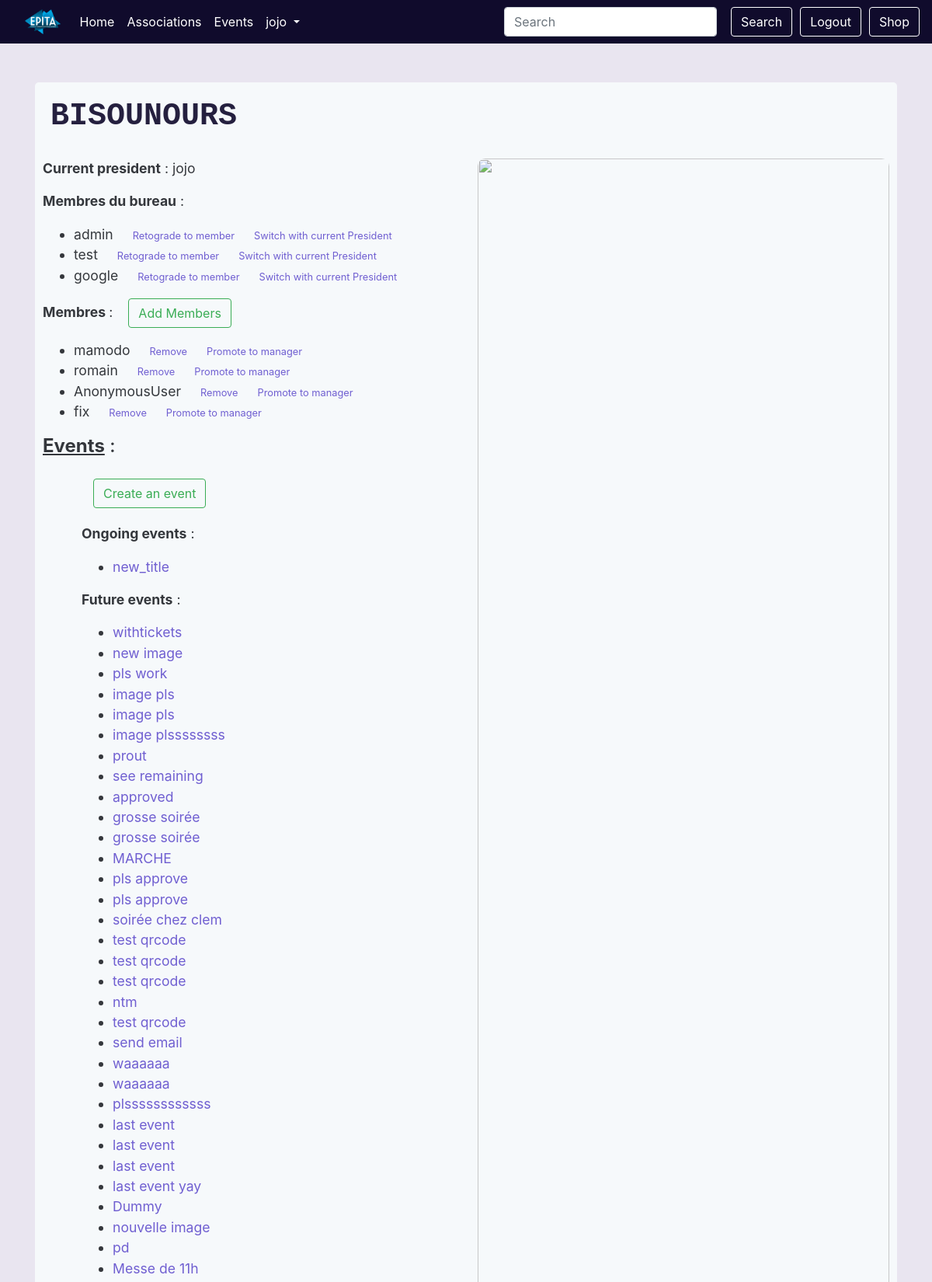
The app's page /assos/1 (signed in, upper part) with its own data.
### event/models.py (models this page shows, shortened)
class Association(models.Model):
    name = models.CharField(_("Name"), max_length=64, unique=True,
                            validators=[UnicodeValidator()],
                            help_text=_("64 characters max"))
    url = models.URLField(_("Association's website"), null=True, blank=True,
                          help_text=_("If your association has its own website"))
    class Meta:
        verbose_name = _("Association")
        verbose_name_plural = _("Associations")
        permissions = (
            ('create_event', 'User can create an event'),
            ('manage_member', 'User can add and remove a member'),
            ('choose_staff', 'User can choose staff'),
            ('manage_manager', 'User can add and remove managers'),
            ('modify_event', 'User can modify an event'),
            ('remove_event', 'User can delete an event'),
            ('make_event_cancelable', 'User can cancel an event'),
            ('validate_event',
             'User can validate event and make it available for approval')
        )
    def get_absolute_url(self):
        return reverse('event:asso_detail', kwargs={'pk': self.id})

class President(models.Model):
    user = models.ForeignKey(User, on_delete=models.CASCADE)
    assos_id = models.OneToOneField(Association, on_delete=models.CASCADE,
                                    related_name='president')
    manager = CompositeOneToOneField(Manager, on_delete=models.CASCADE,
                                     to_fields={"assos_id", "user"})
    class Meta:
        verbose_name = _("President")
        verbose_name_plural = _("Presidents")

class Manager(models.Model):
    user = models.ForeignKey(User, on_delete=models.CASCADE,
                             related_name="managerships")
    assos_id = models.ForeignKey(Association, on_delete=models.CASCADE,
                                 related_name='managers')
    member = CompositeOneToOneField(Member, on_delete=models.CASCADE,
                                    to_fields={"assos_id", "user"})
    class Meta:
        verbose_name = _("Member of the Bureau")
        verbose_name_plural = _("Members of the Bureau")

class Member(models.Model):
    assos_id = models.ForeignKey(Association, related_name='members',
                                 on_delete=models.CASCADE)
    user = models.ForeignKey(User, related_name='memberships',
                             on_delete=models.CASCADE)
    class Meta:
        verbose_name = _("Member")
        verbose_name_plural = _("Members")
        unique_together = ('assos_id', 'user')

class Event(models.Model):
    PENDING = 'P'
    APPROVED = 'A'
    VALIDATED = 'V'
    REFUSED = 'R'
    CANCELABLE = 'c'
    CANCELED = 'C'
    EVENT_STATE_CHOICES = (
        (PENDING, _("Pending")),
        (APPROVED, _("Approved")),
        (REFUSED, _("Refused")),
        (CANCELED, _("Canceled")),
        (CANCELABLE, _("Canceled by the president")),
        (VALIDATED, _("Validated by the president")),
    )
    title = models.CharField(_("Title of the event"), max_length=64,
                             validators=[UnicodeValidator()],
                             help_text=_("max 64 characters"))
    event_state = models.CharField(_("State of the event"), max_length=1,
                                   choices=EVENT_STATE_CHOICES,
                                   default=PENDING)
    start = models.DateTimeField(_("Start date and time"))
    end = models.DateTimeField(_("End date and time"))
    ticket_deadline = models.DateTimeField(_("Deadline to buy tickets"),
                                           null=True, blank=True,
                                           help_text=_("if left empty, it is equal to start"))
    assos_id = models.ForeignKey(Association, on_delete=models.CASCADE,
                                 related_name='events')
    address_id = AddressField(on_delete=models.PROTECT)
    premium_flag = models.BooleanField(_("Premium"), default=False,
                                       help_text=_("Will be make it visible on the home page"))
    image = models.ImageField(_("Event's cover image"),
                              default='event_pics/default.jpg',
                              upload_to=get_upload_path_event)
    see_remaining = models.BooleanField(_("See remaining tickets"),
                                        default=False,
                                        help_text=_("if set to True, users will be able to see the remaining tickets on the event's page"))
    class Meta:
        verbose_name = (_("Event"))
        verbose_name_plural = (_("Events"))
        permissions = (
            ('access_dashboard', 'User can access this event\'s dashboard'),
            ('approve_event', 'User can approve of the event'),
            ('choose_premium', 'User can make an event premium or not'),
            ('cancel_event', 'User can cancel the event'),
        )
    def get_absolute_url(self):
        return reverse('event:event_detail', kwargs={'pk': self.id})

### event/views.py (the view, shortened to what this page needs)
# urls.py: path('assos/<int:pk>', views.AssosDetailView.as_view(), name='asso_detail'),
class AssosDetailView(generic.DetailView, generic.edit.FormMixin):
    model = Association
    template_name = 'assos_detail.html'
    form_class = AddMemberForm
    def get_form_kwargs(self):
        kwargs = super(AssosDetailView, self).get_form_kwargs()
        kwargs.update({'user': self.request.user, 'asso' : self.get_object()})
        return kwargs
    def get_context_data(self, **kwargs):
        context = super().get_context_data(**kwargs)
        assos = self.get_object()
        try:
            president = assos.president
        except President.DoesNotExist:
            president = None
        context['president'] = president
        president = User.objects.none() if president is None else [president.user]
        managers = assos.managers.all().exclude(user__in=president)
        context['managers'] = managers
        managers = managers.values_list('user', flat=True)
        members = assos.members.all().exclude(user__in=managers).exclude(user__in=president)
        context['members'] = members
        events = assos.events.all()
        now = timezone.now()
        context['future_events'] = events.filter(start__gt=now)
        context['ongoing_events'] = events.filter(start__lte=now, end__gt=now)
        context['form'] = self.get_form()
        return context

### event/forms.py (shortened to what this page needs)
class AddMemberForm(forms.Form):
        def __init__(self, *args, **kwargs):
            self.asso = kwargs.pop('asso')
            self.user = kwargs.pop('user')
            super(AddMemberForm,self).__init__(*args,**kwargs)
            unwanted = self.asso.members.all().values_list('user', flat=True)
            self.fields['users'].queryset = User.objects.all().exclude(id__in=unwanted).order_by('username')
        users = forms.ModelMultipleChoiceField(label=_("Members to add"),
        queryset=User.objects.none(),
        widget=forms.SelectMultiple(attrs={"class" : "form-control select-multiple"}),
        required=False)

### shop/cart.py (called while the page is built)
def _cart_id(request):
    if 'cart_id' not in request.session:
        request.session['cart_id'] = _generate_cart_id()
    return request.session['cart_id']

def _generate_cart_id():
    import string, random
    return ''.join([random.choice(string.ascii_letters + string.digits) for _ in range(50)])

def get_all_cart_items(request):
    return CartItem.objects.filter(cart_id = _cart_id(request))

def item_count(request):
    return get_all_cart_items(request).count()

### shop/context_processor.py (called while the page is built)
def cart_item_count(request):
    item_count = cart.item_count(request)
    return {'cart_item_count' : item_count }

### templates/assos_detail.html (shortened to what this page needs)
{% extends "base.html" %}
{% load static %}
{% load guardian_tags %}
{%block content %}
    <div style="font-size:1.1rem;"class="container basic-block">
        <h1 style="font-family:'Courier New', Courier, monospace; font-weight:bolder; color:#100b2c; text-transform: uppercase; margin:10px; margin-bottom: 30px;">{{object.name}}</h1>
        {% if president %}
        <div class="row">
            <article class="col-xs-4 col-sm-4 col-md-4 col-lg-6">
                <p><b>Current president</b> : {{president.user.username}}</p>
                {% else %}
                <p><b>President</b> : Anonymous</p>
                {% endif %}
                <p><b>Membres du bureau</b> :</p>
                <ul style="">
                    {% for manager in managers %}
                    <li>{{manager.user.username}}
                    {% if "manage_manager" in assos_perms or perms.event.manage_manager %}
                        <a style="margin-left:20px; color:#6351ce; font-size:0.8rem;" class="confirm" href="{% url 'event:delete_manager' asso_pk=object.pk pk=manager.pk %}">Retograde to member</a>
                        {% endif %}
                        {% if perms.event.add_president %}
                        <a style="margin-left:20px; color:#6351ce; font-size:0.8rem;" class="confirm" href="{% url 'event:add_president' manager.pk %}">Switch with current President</a>
                    {% endif %}
                    </li>
                    {% endfor %}
                </ul>
                {% if "manage_member" in assos_perms or perms.event.manage_member %}
                <p><b>Membres </b> :<button style="margin-left:20px;" class="btn btn-outline-success" onclick="display('add_members')">Add Members</button></p>
                {% endif %}
                <ul>
                    {% for member in members %}
                        <li>{{member.user.username}}
                        {% if "manage_member" in assos_perms or perms.event.manage_member %}
                            <a style="margin-left:20px; color:#6351ce; font-size:0.8rem;" class="confirm" href="{% url 'event:delete_member' asso_pk=object.pk pk=member.pk %}">Remove</a>
                        {% endif %}
                        {% if "manage_manager" in assos_perms or perms.event.manage_manger %}
                            <a style="margin-left:20px; color:#6351ce; font-size: 0.8rem;" class="confirm" href="{% url 'event:add_manager' pk=member.pk asso_pk=object.pk %}">Promote to manager</a>
                        {% endif %}
                        </li>
                    {% endfor %}
                </ul>
                <h4><b style="text-decoration: underline;">Events</b> :</h4>
                <div style="margin-left:50px;">
                    {% if "create_event" in assos_perms or perms.event.create_event %}
                    <a style="margin:15px;" href="{% url 'event:event_creation' asso=object.pk%}">
                    <button style="margin-top:20px;" class="btn btn-outline-success">Create an event</button>
                    </a>
                    {% endif %}
                    <p style="margin-top:20px;"><b>Ongoing events</b> :</p>
                    <ul>
                        {% for event in ongoing_events %}
                        <li><a style="color:#6351ce; "href="{{event.get_absolute_url}}">{{event.title}}</a></li>
                        {% endfor %}
                    </ul>
                    <p><b>Future events</b> :</p>
                    <ul>
                        {% for event in future_events %}
                        <li><a style="color:#6351ce; "href="{{event.get_absolute_url}}">{{event.title}}</a></li>
                        {% endfor %}
                    </ul>
                </div>
            </article>
            <article class="col-xs-4 col-sm-4 col-md-4 col-lg-6">
                <img src="{% static "img/assos_detail_img.png"%}" style="
                    opacity: 0.9;
                    height:100%;
                    width:100%;
                    border-radius: 10px;
                ">
            </article>
        </div>
    </div>
{% endblock content %}

### templates/includes/mainmenu.html (shortened to what this page needs)
{% load static %}
<nav class="navbar navbar-dark navbar-expand-lg navbar-style">
  <div class="collapse navbar-collapse" id="navbarSupportedContent">
      <a style="height:5%; width:5%; margin-right:5px;" href="{% url 'event:index' %}"><img src="{% static "img/logo-epita.png" %}" style="height:80%; width:80%; margin-right:5px;"></a>
    <ul class="navbar-nav mr-auto">
      <li class="nav-item active">
          <a class="nav-link" href="{% url 'event:index' %}">Home <span class="sr-only">(current)</span></a>
      </li>
      <li class="nav-item active">
          <a class="nav-link" href="{% url 'event:assos' %}">Associations</a>
      </li>
      <li class="nav-item active">
          <a class="nav-link" href="{% url 'event:events' %}">Events</a>
      </li>
      {% if user.is_authenticated %}
      <li class="nav-item dropdown active">
        <a class="nav-link dropdown-toggle" href="#" id="navbarDropdown" role="button" data-toggle="dropdown" aria-haspopup="true" aria-expanded="false">
        {{user.username}}
        </a>
      </li>
    {% else %}
      <li class="nav-item">
          <a class="nav-link" href="{% url 'login' %}">My space</a>
      </li>
    {% endif %}
    </ul>
    <form class="form-inline my-2 my-lg-0">
      <input class="form-control mr-sm-2" type="search" placeholder="Search" aria-label="Search">
      <button class="btn btn-outline-success my-2 my-sm-0 btn-nav" type="submit">Search</button>
    </form>
    {% if user.is_authenticated %}
        <a href="{% url 'logout' %}"><button class="btn btn-outline-success my-2 my-sm-0 btn-nav">Logout</button></a>
    {% else %}
        <a href="{% url 'login' %}"><button class="btn btn-outline-success my-2 my-sm-0 btn-nav">Login</button></a>
    {% endif %}
        <a href="{% url 'event:shop' %}"><button class="btn btn-outline-success my-2 my-sm-0 btn-nav">Shop</button></a>
  </div>
</nav>

### static/css/style.css (style rules this page uses)
body { background-color:#e9e5F0; background-position: center; background-size: cover; }
.navbar-style { background-color:#100b2c; }
.btn-nav { margin-left:10px; color:white; border-color: white; }
.basic-block { background-color: #f8fcfd; margin-top:50px; margin-bottom:50px; padding: 10px; opacity: 0.9; border-radius: 5px; }

### records on screen
Association: name "BISOUNOURS"
President: user.username "jojo"
Manager: user.username "admin"
Manager: user.username "test"
Manager: user.username "google"
Member: user.username "mamodo"
Member: user.username "romain"
Member: user.username "AnonymousUser"
Member: user.username "fix"
Event: title "new_title"
Event: title "withtickets"
Event: title "new image"
Event: title "pls work"
Event: title "image pls"
Event: title "image pls"
Event: title "image plssssssss"
Event: title "prout"
Event: title "see remaining"
Event: title "approved"
Event: title "grosse soirée"
Event: title "grosse soirée"
Event: title "MARCHE"
Event: title "pls approve"
Event: title "pls approve"
Event: title "soirée chez clem"
Event: title "test qrcode"
Event: title "test qrcode"
Event: title "test qrcode"
Event: title "ntm"
Event: title "test qrcode"
Event: title "send email"
Event: title "waaaaaa"
Event: title "waaaaaa"
Event: title "plssssssssssss"
Event: title "last event"
Event: title "last event"
Event: title "last event"
Event: title "last event yay"
Event: title "Dummy"
Event: title "nouvelle image"
Event: title "pd"
Event: title "Messe de 11h"

### other values on screen
{{ user.username }} "jojo"
